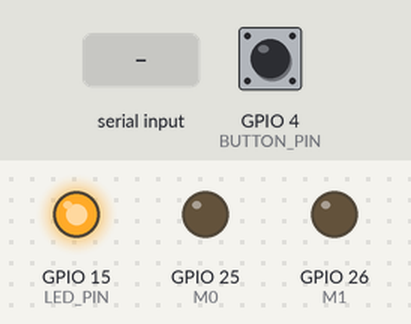
Recording of a sketch running on a simulated ESP32. Parts: output pins drawn as LEDs (lit = HIGH). The inputs (shaded band) are chosen by the test bench; at power-on: GPIO 4 (BUTTON_PIN) HIGH. WiFi joins after 1.5 s; servers stay silent unless stated; the local clock reads 2024-03-15 10:24:30 at power-on unless the sketch sets it; the Firebase database answers and starts empty; what the sketch prints to the serial monitor is not drawn. At 15.6 s the program restarts the board; the recording ends there.

Above: at 3.2 s.
3.3 s: "WASPADA;1\n" received over the second serial link
11.6 s: "DATA:\n" received over the second serial link
13.1 s: "ACK:\n" received over the second serial link
14.6 s: GPIO 4 (BUTTON_PIN) pulled LOW for 0.15 s
At 15.4 s:
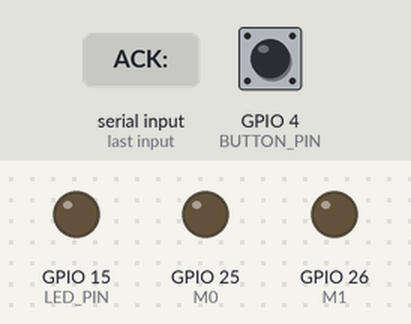
Timing chart, 0 to 15.6 s (numbered marks = the images above; inputs shaded):
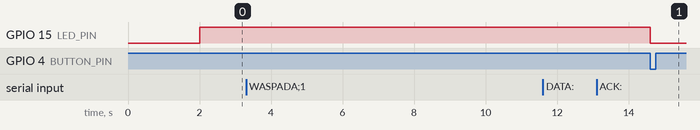

The sketch:

reciver_lora_banjir.ino
```cpp
#include <WiFi.h>
#include <HTTPClient.h>
#include <FirebaseESP32.h>
#include <WiFiManager.h>
#include <time.h>

#define API_KEY        "AIzaSyDCtvZMg-Ma0BCjG3eEpEEgs19EJVBTx90"
#define DATABASE_URL   "https://floodwatch-cabc5-default-rtdb.asia-southeast1.firebasedatabase.app/"

String namaSungai = "sungai_bedadung";

FirebaseData fbdo;
FirebaseAuth auth;
FirebaseConfig config;

const char* backendHistoriURL = "https://services-flood.vercel.app/api/histori";
const char* backendNotifikasiURL = "https://services-flood.vercel.app/api/notifikasi";

#define LORA_TX 17
#define LORA_RX 16
#define M0      25
#define M1      26

#define LED_PIN    15
#define BUTTON_PIN 4

unsigned long lastDataTime = 0;
unsigned long lastBackendTime = 0;
unsigned long lastThresholdCheck = 0;
const unsigned long dataInterval = 5000;
const unsigned long backendInterval = 600000;
const unsigned long thresholdInterval = 10000;

float lastKetinggian = 0;
float nilaiAmbangBatas = 150.0;
float tinggiSensorDariDasar = 200.0;

void setup() {
  Serial.begin(115200);

  pinMode(M0, OUTPUT);
  pinMode(M1, OUTPUT);
  digitalWrite(M0, LOW);
  digitalWrite(M1, LOW);
  Serial2.begin(9600, SERIAL_8N1, LORA_RX, LORA_TX);
  delay(500);

  pinMode(LED_PIN, OUTPUT);
  pinMode(BUTTON_PIN, INPUT_PULLUP);
  digitalWrite(LED_PIN, LOW);

  if (digitalRead(BUTTON_PIN) == LOW) {
    WiFiManager wm;
    wm.resetSettings();
    delay(1000);
    ESP.restart();
  }

  WiFi.mode(WIFI_STA);
  WiFiManager wm;
  wm.setTimeout(180);
  if (!wm.autoConnect("FloodWatch-Receiver")) {
    Serial.println("Failed to connect and hit timeout");
    delay(3000);
    ESP.restart();
  }

  Serial.println("Connected to WiFi: " + WiFi.SSID());
  digitalWrite(LED_PIN, HIGH);

  configTime(0, 0, "pool.ntp.org", "time.nist.gov");

  config.api_key = API_KEY;
  config.database_url = DATABASE_URL;
  auth.user.email = "sungaibedadung@gmail.com";
  auth.user.password = "123456";
  Firebase.begin(&config, &auth);
  Firebase.reconnectWiFi(true);

  Serial.println("📡 Receiver LoRa Flood Detection Ready");
}

void loop() {
  unsigned long currentMillis = millis();

  if (Serial2.available()) {
    String incoming = Serial2.readStringUntil('\n');
    incoming.trim();

    Serial.print("📩 Pesan masuk: ");
    Serial.println(incoming);

    if (incoming.startsWith("DATA:")) {
      processSensorData(incoming);
      lastDataTime = currentMillis;
    } else if (incoming.startsWith("ACK:")) {
      Serial.println("✅ Sender menerima update kalibrasi");
    }
  }

  if (currentMillis - lastThresholdCheck >= thresholdInterval) {
    lastThresholdCheck = currentMillis;
    checkFirebaseThreshold();
  }

  if (currentMillis - lastBackendTime >= backendInterval) {
    lastBackendTime = currentMillis;
    sendToBackend(lastKetinggian);
  }

  updateLEDStatus();
  checkResetButton();
}

void processSensorData(String data) {
  int kStart = data.indexOf("KETINGGIAN=");
  int hStart = data.indexOf("HUJAN=");
  int endData = data.indexOf(';', hStart);

  if (kStart != -1 && hStart != -1 && endData != -1) {
    float ketinggian = data.substring(kStart + 11, hStart - 1).toFloat();
    int hujan = data.substring(hStart + 6, endData).toInt();

    lastKetinggian = ketinggian;

    Serial.println("📊 Data Sensor:");
    Serial.println("   Ketinggian: " + String(ketinggian) + " cm");
    Serial.println("   Hujan: " + String(hujan) + "%");

    updateFirebaseData(ketinggian, hujan);
  }
}

void checkFirebaseThreshold() {
  String pathTinggi = "/" + namaSungai + "/kalibrasi/tinggiSensor";
  String pathAmbang = "/" + namaSungai + "/threshold/nilai";
  bool needUpdate = false;

  if (Firebase.getFloat(fbdo, pathTinggi) && fbdo.httpCode() == 200) {
    float newTinggi = fbdo.floatData();
    if (newTinggi != tinggiSensorDariDasar) {
      tinggiSensorDariDasar = newTinggi;
      Serial.println("🔄 Tinggi sensor diperbarui: " + String(newTinggi));
      needUpdate = true;
    }
  }

  if (Firebase.getFloat(fbdo, pathAmbang) && fbdo.httpCode() == 200) {
    float newAmbang = fbdo.floatData();
    if (newAmbang != nilaiAmbangBatas) {
      nilaiAmbangBatas = newAmbang;
      Serial.println("🔄 Ambang batas diperbarui: " + String(newAmbang));
      needUpdate = true;
    }
  }

  if (needUpdate) {
    String cmd = "SETTING:TINGGI=" + String(tinggiSensorDariDasar, 1) +
                 ",BATAS=" + String(nilaiAmbangBatas, 1) + ";";
    Serial2.println(cmd);
    Serial.println("📤 Mengirim kalibrasi: " + cmd);
  }
}

void updateFirebaseData(float ketinggian, int hujan) {
  String path = "/" + namaSungai;

  Firebase.setFloat(fbdo, path + "/ketinggian", ketinggian);
  Firebase.setInt(fbdo, path + "/hujan", hujan);
}

void sendToBackend(float ketinggian) {
  if (WiFi.status() != WL_CONNECTED) {
    Serial.println("⚠ WiFi tidak terhubung");
    return;
  }

  // Hitung level berdasarkan ambang batas
  String level = "AMAN";
  if (ketinggian >= nilaiAmbangBatas) {
    level = "BAHAYA";
  } else if (ketinggian >= nilaiAmbangBatas * 0.7) {
    level = "WASPADA";
  }

  // Ambil timestamp saat ini
  time_t now;
  time(&now);

  // --------- Kirim Data Histori ---------
  HTTPClient http;
  http.begin(backendHistoriURL);
  http.addHeader("Content-Type", "application/json");

  String jsonHistori = "{\"sungai\":\"" + namaSungai +
                       "\",\"ketinggian\":" + String(ketinggian, 1) +
                       ",\"timestamp\":" + String(now) +
                       ",\"level\":\"" + level + "\"}";

  int httpCode = http.POST(jsonHistori);
  Serial.printf(httpCode > 0 ? "✅ Histori terkirim (HTTP %d)\n" : "❌ Gagal kirim histori (HTTP %d)\n", httpCode);
  http.end();

  // --------- Kirim Notifikasi Jika Perlu ---------
  if (level == "WASPADA" || level == "BAHAYA") {
    http.begin(backendNotifikasiURL);
    http.addHeader("Content-Type", "application/json");

    String jsonNotif = "{\"sungai\":\"" + namaSungai +
                       "\",\"ketinggian\":" + String(ketinggian, 1) +
                       ",\"timestamp\":" + String(now) +
                       ",\"level\":\"" + level + "\"}";

    int notifCode = http.POST(jsonNotif);
    Serial.printf(notifCode > 0 ? "📣 Notifikasi terkirim (HTTP %d)\n" : "⚠ Gagal kirim notifikasi (HTTP %d)\n", notifCode);
    http.end();
  }
}

void updateLEDStatus() {
  static unsigned long lastBlink = 0;
  static bool ledState = false;

  if (WiFi.status() == WL_CONNECTED) {
    digitalWrite(LED_PIN, HIGH);
  } else {
    unsigned long now = millis();
    if (now - lastBlink >= 500) {
      lastBlink = now;
      ledState = !ledState;
      digitalWrite(LED_PIN, ledState);
    }
  }
}

void checkResetButton() {
  static unsigned long lastPress = 0;

  if (digitalRead(BUTTON_PIN) == LOW && millis() - lastPress > 200) {
    lastPress = millis();
    Serial.println("🔄 Tombol reset WiFi ditekan");
    digitalWrite(LED_PIN, LOW);

    WiFiManager wm;
    wm.resetSettings();
    delay(1000);
    ESP.restart();
  }
}
```

Measured:
- after the input at 3.3 s, every drawn part: stays the same
- after the input at 11.6 s, every drawn part: stays the same
- after the input at 13.1 s, every drawn part: stays the same
- after the input at 14.6 s, GPIO 15 (LED_PIN): HIGH → LOW at once
